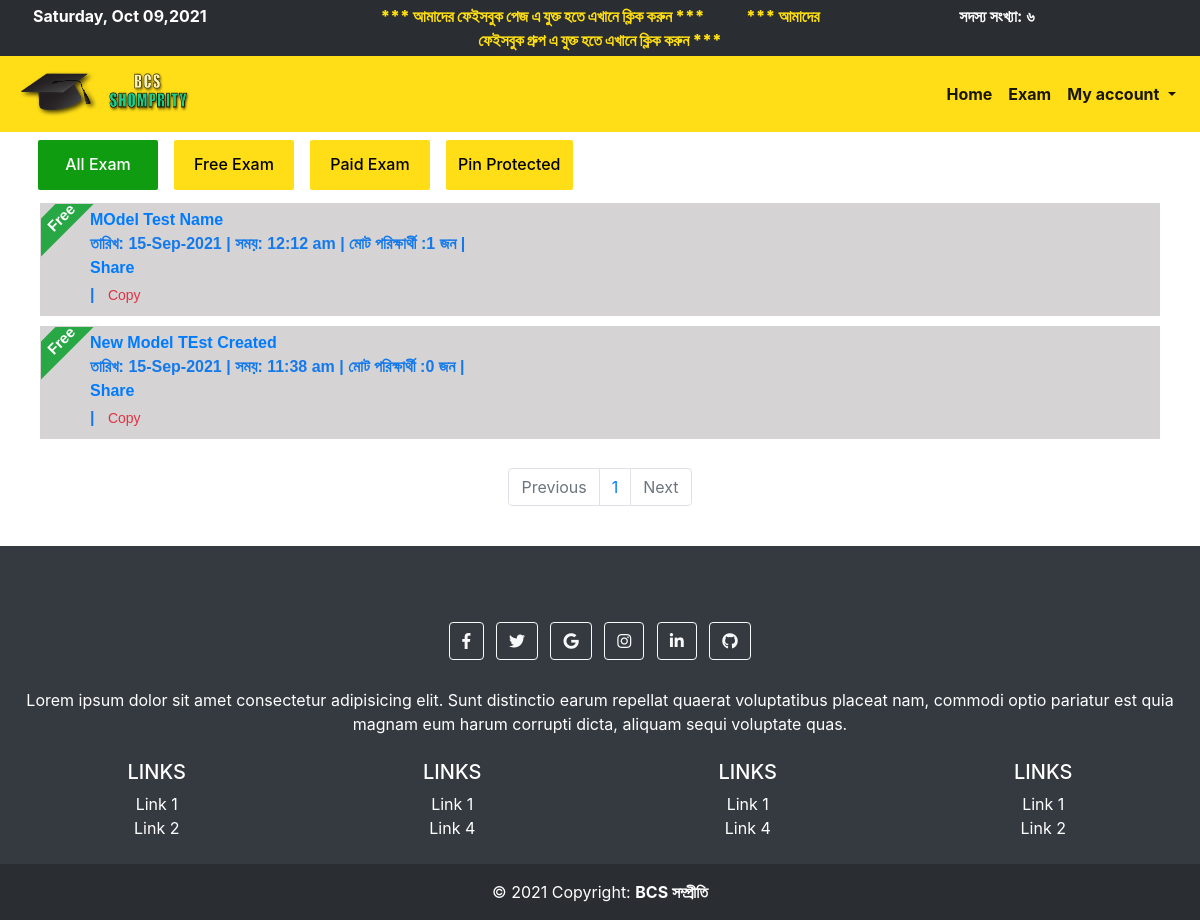
Screenshot of /student/exams with the database file from the repository.
### tables this page shows
CREATE TABLE `model_test` (
  `id` int(11) NOT NULL,
  `user_id` int(11) NOT NULL,
  `model_test_name` varchar(100) NOT NULL,
  `model_test_examiner_name` varchar(100) NOT NULL,
  `positive_mark` float NOT NULL,
  `negative_mark` float NOT NULL,
  `model_test_date` varchar(100) NOT NULL,
  `duration` int(11) NOT NULL,
  `model_set` varchar(100) DEFAULT NULL,
  `course_id` int(11) DEFAULT NULL,
  `payment` int(11) DEFAULT NULL,
  `pinned` int(11) DEFAULT NULL,
  `secure_pin` varchar(100) DEFAULT NULL,
  `image_name` varchar(100) DEFAULT NULL,
  `image_type` varchar(100) DEFAULT NULL,
  `participants` int(11) DEFAULT NULL,
  `finished` int(11) DEFAULT NULL,
  `total_questions` int(11) DEFAULT NULL,
  `created_at` timestamp NULL DEFAULT current_timestamp(),
  `banner_payment_amount` varchar(100) DEFAULT NULL,
  `banner_medium` varchar(100) DEFAULT NULL,
  `banner_action` tinyint(1) NOT NULL DEFAULT 0,
  `banner_payment_number` varchar(100) DEFAULT NULL
);

### link/dbname.php (called while the page is built, shortened)
<?php
$MODEL_TEST = 'model_test';
$QUESTION_ANSWER = 'question_answer';

### link/functions.php (called while the page is built, shortened)
<?php
function allLIMIT_WHERE($table_name,$start_from, $per_page_record,$COMPARE_FIELD,$id){
    global $dbh;
    return $dbh->query("SELECT * FROM ".$table_name." WHERE $COMPARE_FIELD='$id' LIMIT $start_from, $per_page_record")->fetchAll();
}
function TotalNumberOfRowsWhere($TABLE_NAME,$COMPARE_FIELD,$id){
    global $dbh;
    $sql = "SELECT * FROM ".$TABLE_NAME." WHERE ".$COMPARE_FIELD."=?";
    $query = $dbh->prepare($sql);
    $query->execute([$id]);
    return $query->rowCount();
}
function stringToDate($date){
    $date = strtotime($date);
    return date('d-M-Y', $date);
}
function stringToTime($date){
    $date = strtotime($date);
    return date('h:i a', $date);
}

### student/exams.php (the view, shortened to what this page needs)
<?php
include '../link/config.php';
include '../link/functions.php';
$results_per_page = 10;
$total_number_of_results = TotalNumberOfRowsWhere($MODEL_TEST,"finished",1);
$number_of_page = ceil ($total_number_of_results / $results_per_page);
if (!isset ($_GET['page']) ) {
  $page = 1;
} else {
  $page = intval($_GET['page']);
}
$start_form = ($page-1) * $results_per_page;
$final_pagination_results = allLIMIT_WHERE($MODEL_TEST,$start_form , $results_per_page,"finished",1);
$page_name = 'exams.php';
?>
<!doctype html>
<html lang="en">
<head>
    <link rel="stylesheet" href="https://cdn.jsdelivr.net/npm/bootstrap@4.5.3/dist/css/bootstrap.min.css"
>
    <link rel="stylesheet" type="text/css" href="https://cdn.datatables.net/1.10.25/css/jquery.dataTables.css">
    <link rel="stylesheet" type="text/css"
        href="https://cdnjs.cloudflare.com/ajax/libs/jquery-datetimepicker/2.5.9/jquery.datetimepicker.min.css">
    <link rel="stylesheet" type="text/css"
        href="https://cdnjs.cloudflare.com/ajax/libs/font-awesome/5.6.3/css/all.min.css">
    <link rel="stylesheet" href="../css/index.css">
</head>
<body>
    <?php  include '../heading.php';?>
    <?php  include 'navbar.php';?>
<div class="container">
    <div class="row">
        <a class="exam_type_btn active" href="exams">All Exam</a>
        <a class="exam_type_btn" href="free_exams">Free Exam</a>
        <a class="exam_type_btn" href="paid_exams">Paid Exam</a>
        <a class="exam_type_btn" href="pinned_exams">Pin Protected</a>
    </div>
    <?php foreach ($final_pagination_results as $row) {?>
    <div class="row">
        <div class="exam_notice_box">
            <div class="col-sm-12">
                <?php
        if(!empty($row['pinned'])){ ?>
                <div class="ribbon-wrapper">
                    <div class="ribbon bg-warning">Pin</div>
                </div>
                <?php }
        else if ($row['payment']==1) {?>
                <div class="ribbon-wrapper">
                    <div class="ribbon bg-success">Free</div>
                </div>
                <?php }else {?>
                <div class="ribbon-wrapper">
                    <div class="ribbon bg-danger">Paid</div>
                </div>
                <?php  } ?>
                <div class="links exam_box">
                    <a href="model_exam.php?id=<?php echo  $row['id']; ?>"><?php echo $row['model_test_name']; ?></a>
                    <br>
                    তারিখ: <?php echo stringToDate($row['model_test_date']); ?> |
                    সময়: <?php echo stringToTime($row['model_test_date']); ?>  |
                    মোট পরিক্ষার্থী :<?php echo TotalNumberOfRowsWhere($QUESTION_ANSWER,"model_test_id",$row['id']); ?> জন |
                    <div class="fb-share-button" data-href="https://bcsshomprity.com/student/model_exam.php?id=<?php echo  $row['id']; ?>" data-layout="button" data-size="small"><a target="_blank" href="https://www.facebook.com/sharer/sharer.php?u=https%3A%2F%2Fbcsshomprity.com%2Fstudent%2Fmodel_exam.php%3Fid%3D<?php echo  $row['id']; ?>&amp;src=sdkpreparse" class="fb-xfbml-parse-ignore">Share</a></div>
                    <script async defer src="https://connect.facebook.net/en_US/sdk.js#xfbml=1&version=v11.0&appId=359356151868093&autoLogAppEvents=1" nonce="c9WLEXf0"></script> |
                    <button class="btn btn-sm " onclick="navigator.clipboard.writeText('bcsshomprity.com/student/model_exam.php?id='+<?php echo $row['id'];?>)">
                    <span id="myTooltip<?php echo  $row['id'];?>" class="text-danger"> Copy</span>
                    </button>
                </div>
            </div>
        </div>
    </div>
    <?php } ?>
    <br>
 <nav aria-label="Page navigation example">
        <ul class="pagination justify-content-center">
            <?php
                if($page <=1){?>
            <li class="page-item disabled">
                <a class="page-link" href="<?php echo $page_name;?>?page=<?php echo $page-1; ?>" aria-disabled="true">Previous</a>
            </li>
            <?php }else { ?>
            <li class="page-item">
                <a class="page-link" href="<?php echo $page_name;?>?page=<?php echo $page-1; ?>">Previous</a>
            </li>
            <?php }
            for($i = 1; $i<= $number_of_page; $i++) {
              $page_link = $page_name.'?page='.$i;
              ?>
            <li class="page-item"><a class="page-link" href="<?php echo $page_link; ?>"><?php echo $i; ?></a></li>
            <?php }
                if($page >=$number_of_page){?>
            <li class="page-item disabled">
                <a class="page-link" href="<?php echo $page_name;?>?page=<?php echo $page+1; ?>" aria-disabled="true">Next</a>
            </li>
            <?php }else { ?>
            <li class="page-item">
                <a class="page-link" href="<?php echo $page_name;?>?page=<?php echo $page+1; ?>">Next</a>
            </li>
            <?php } ?>
        </ul>
    </nav>
</div>
<br>
<?php include 'bottomlayout.php'; ?>

### rows the page displays
model_test: payment "Free", model_test_name "MOdel Test Name", model_test_date "15-Sep-2021", model_test_date "12:12 am", id "1"
model_test: payment "Free", model_test_name "New Model TEst Created", model_test_date "15-Sep-2021", model_test_date "11:38 am", id "0"

### other values shown
englishToBangla($totalmember) "৬"
